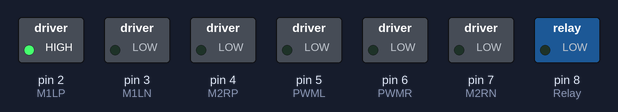
The sketch below on a simulated Arduino Uno, built with avr-gcc and run on an emulated ATmega328P. Shown: switched loads named in the sketch (green lamp = pin HIGH).

Above: at 0.5 s.
At 2.5 s:
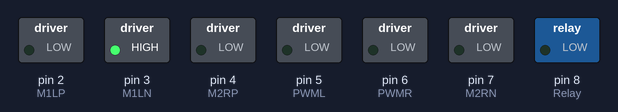
At 4.5 s:
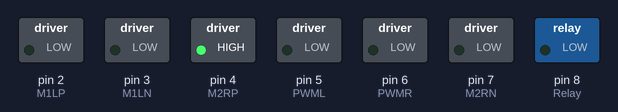
At 6.5 s:
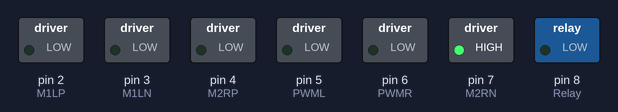
At 9.5 s:
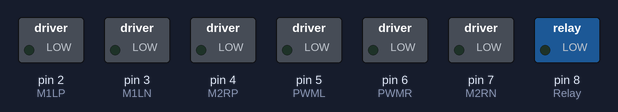
Timing chart, 0 to 10.4 s (numbered marks = the images above):
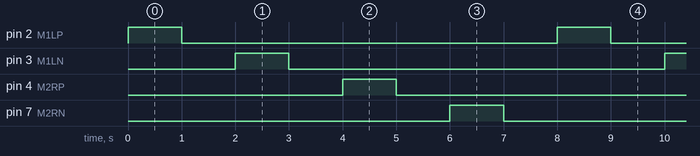

The sketch:

PruebaRobotMotorShield.ino
```cpp
#define Relay 8
#define PWMR 6
#define PWML 5
#define M1LP 2
#define M1LN 3
#define M2RP 4
#define M2RN 7

#define ENABLE 1
#define DISABLE 0
#define WIFI 1
#define BT 0

const int pines[4] = { M1LP,M1LN,M2RP,M2RN};
void setup() {
  // put your setup code here, to run once:
  RobotInit();
  for(int i=0;i<4;i++)
  {
    pinMode(pines[i],OUTPUT);
  }
}

void loop() {
  // put your main code here, to run repeatedly:
  run_it();
}
void run_it(void)
{
   for(int i=0;i<4;i++)
   {
      digitalWrite(pines[i],HIGH);
      delay(1000);
      digitalWrite(pines[i],LOW);
      delay(1000);
   }
}
void RobotInit(void)
{
  pinMode(Relay, OUTPUT);
  pinMode(PWMR,OUTPUT);
  pinMode(PWML,OUTPUT);
  pinMode(M1LP,OUTPUT);
  pinMode(M1LN,OUTPUT);
  pinMode(M2RP,OUTPUT);
  pinMode(M2RN,OUTPUT);

  digitalWrite(Relay,LOW);
  digitalWrite(M1LP,LOW);
  digitalWrite(M1LN,LOW);
  digitalWrite(M2RN,LOW);
  digitalWrite(M2RP,LOW);

  analogWrite(PWML,0);
  analogWrite(PWMR,0);
}
```

Measured:
- by itself, pin 2 (M1LP), pin 3 (M1LN), pin 4 (M2RP), pin 7 (M2RN): alternates HIGH for 1.0 s and LOW for 7.0 s
- by itself, everything shown: repeats every 8.0 s, in 8 steps
